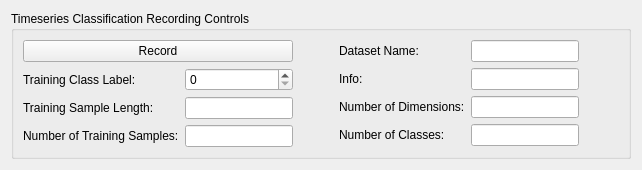
              <widget class="QWidget" name="page_4">
               <layout class="QGridLayout" name="gridLayout_109">
                <item row="0" column="0">
                 <widget class="QGroupBox" name="groupBox_27">
                  <property name="title">
                   <string>Timeseries Classification Recording Controls</string>
                  </property>
                  <layout class="QGridLayout" name="gridLayout_10">
                   <item row="0" column="0">
                    <layout class="QVBoxLayout" name="verticalLayout_7">
                     <item>
                      <widget class="QPushButton" name="dataLabellingTool_timeseriesClassificationModeRecordButton">
                       <property name="text">
                        <string>Record</string>
                       </property>
                      </widget>
                     </item>
                     <item>
                      <layout class="QFormLayout" name="formLayout_10">
                       <item row="0" column="0">
                        <widget class="QLabel" name="label_155">
                         <property name="text">
                          <string>Training Class Label:</string>
                         </property>
                        </widget>
                       </item>
                       <item row="0" column="1">
                        <widget class="QSpinBox" name="dataLabellingTool_timeseriesClassificationMode_classLabel"/>
                       </item>
                       <item row="1" column="0">
                        <widget class="QLabel" name="label_158">
                         <property name="text">
                          <string>Training Sample Length:</string>
                         </property>
                        </widget>
                       </item>
                       <item row="1" column="1">
                        <widget class="QLineEdit" name="dataLabellingTool_timeseriesSampleLength"/>
                       </item>
                       <item row="2" column="0">
                        <widget class="QLabel" name="label_154">
                         <property name="text">
                          <string>Number of Training Samples:</string>
                         </property>
                        </widget>
                       </item>
                       <item row="2" column="1">
                        <widget class="QLineEdit" name="dataLabellingTool_timeseriesClassificationMode_numTrainingSamples"/>
                       </item>
                      </layout>
                     </item>
                    </layout>
                   </item>
                   <item row="0" column="1">
                    <spacer name="horizontalSpacer_10">
                     <property name="orientation">
                      <enum>Qt::Horizontal</enum>
                     </property>
                     <property name="sizeHint" stdset="0">
                      <size>
                       <width>40</width>
                       <height>20</height>
                      </size>
                     </property>
                    </spacer>
                   </item>
                   <item row="0" column="2">
                    <layout class="QFormLayout" name="formLayout_9">
                     <item row="0" column="0">
                      <widget class="QLabel" name="label_153">
                       <property name="text">
                        <string>Dataset Name:</string>
                       </property>
                      </widget>
                     </item>
                     <item row="0" column="1">
                      <widget class="QLineEdit" name="dataLabellingTool_timeseriesClassificationMode_datasetName"/>
                     </item>
                     <item row="1" column="0">
                      <widget class="QLabel" name="label_157">
                       <property name="text">
                        <string>Info:</string>
                       </property>
                      </widget>
                     </item>
                     <item row="1" column="1">
                      <widget class="QLineEdit" name="dataLabellingTool_timeseriesClassificationMode_infoTextField"/>
                     </item>
                     <item row="2" column="0">
                      <widget class="QLabel" name="label_152">
                       <property name="text">
                        <string>Number of Dimensions:</string>
                       </property>
                      </widget>
                     </item>
                     <item row="2" column="1">
                      <widget class="QLineEdit" name="dataLabellingTool_timeseriesClassificationMode_numInputDimensionsField"/>
                     </item>
                     <item row="3" column="0">
                      <widget class="QLabel" name="label_156">
                       <property name="text">
                        <string>Number of Classes:</string>
                       </property>
                      </widget>
                     </item>
                     <item row="3" column="1">
                      <widget class="QLineEdit" name="dataLabellingTool_timeseriesClassificationMode_numClassesField"/>
                     </item>
                    </layout>
                   </item>
                   <item row="0" column="3">
                    <spacer name="horizontalSpacer_11">
                     <property name="orientation">
                      <enum>Qt::Horizontal</enum>
                     </property>
                     <property name="sizeHint" stdset="0">
                      <size>
                       <width>40</width>
                       <height>20</height>
                      </size>
                     </property>
                    </spacer>
                   </item>
                  </layout>
                 </widget>
                </item>
               </layout>
              </widget>
